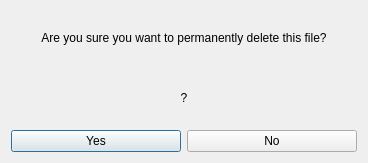
<?xml version="1.0" encoding="UTF-8"?>
<ui version="4.0">
 <class>DeleteDialog</class>
 <widget class="QDialog" name="DeleteDialog">
  <property name="geometry">
   <rect>
    <x>0</x>
    <y>0</y>
    <width>368</width>
    <height>163</height>
   </rect>
  </property>
  <property name="windowTitle">
   <string>Dialog</string>
  </property>
  <layout class="QVBoxLayout" name="verticalLayout">
   <item>
    <widget class="QLabel" name="labelMessage">
     <property name="text">
      <string>Are you sure you want to permanently delete this file?</string>
     </property>
     <property name="alignment">
      <set>Qt::AlignCenter</set>
     </property>
    </widget>
   </item>
   <item>
    <widget class="QLabel" name="labelFilename">
     <property name="text">
      <string>?</string>
     </property>
     <property name="alignment">
      <set>Qt::AlignCenter</set>
     </property>
    </widget>
   </item>
   <item>
    <layout class="QHBoxLayout" name="horizontalLayout">
     <item>
      <widget class="QPushButton" name="ConfirmBtn">
       <property name="text">
        <string>Yes</string>
       </property>
      </widget>
     </item>
     <item>
      <widget class="QPushButton" name="DenyBtn">
       <property name="text">
        <string>No</string>
       </property>
      </widget>
     </item>
    </layout>
   </item>
  </layout>
 </widget>
 <resources/>
 <connections/>
</ui>
